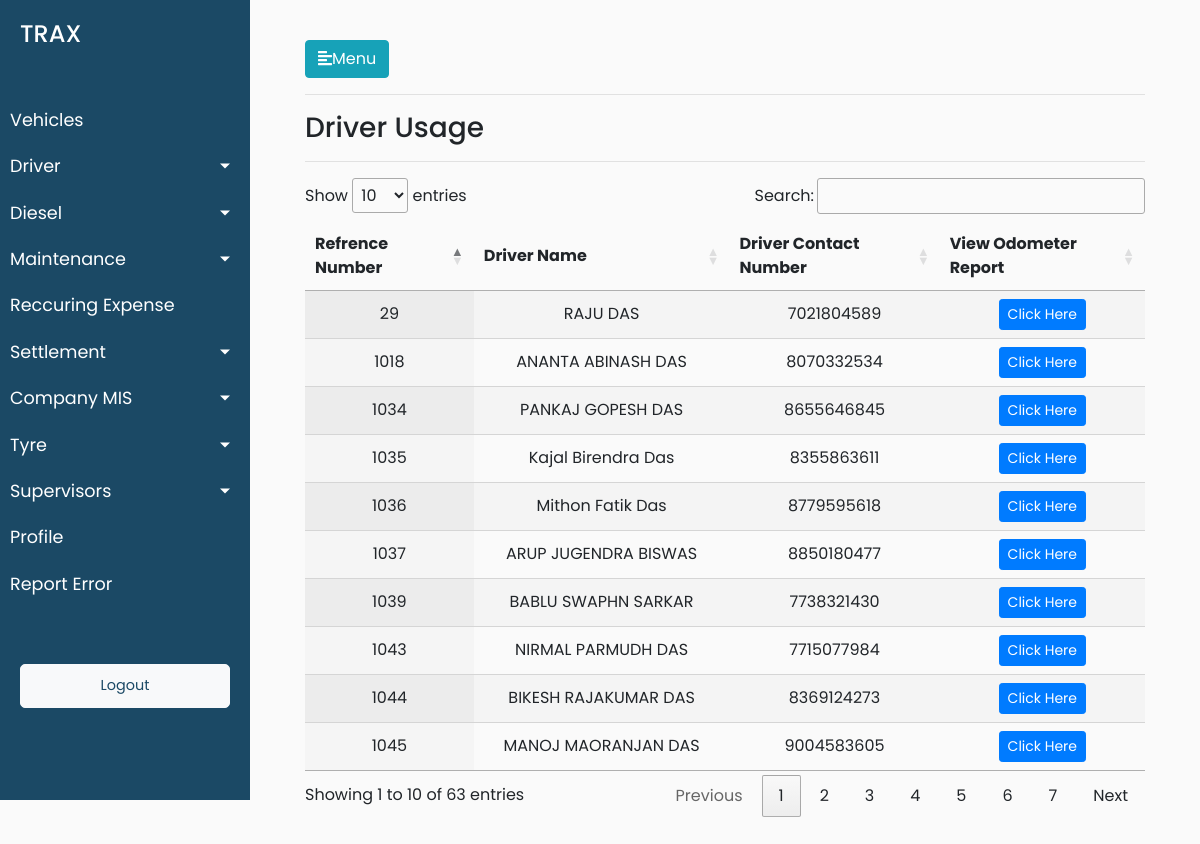
/driver/drivers_usage, run on the app's committed database.
### trax_vehicle_manager_data/models.py (models this page shows, shortened)
class Drivers(models.Model):
        driver_reference_no = models.IntegerField()
        driver_driver_name = models.CharField(max_length=264,default="")
        driver_vehicle_short_number = models.CharField(max_length=12,blank=True)
        driver_vehicle_number = models.CharField(max_length=12,blank=True)
        driver_vehicle_type = models.CharField(max_length=264,blank=True)
        vehicle_type_of_module = models.CharField(max_length=264,blank=True)
        driver_joining_date = models.DateTimeField(default=timezone.now)
        driver_license_number = models.CharField(max_length=264,blank=True)
        driver_aadhar_number = models.CharField(max_length=264,blank=True,default="")
        driver_contact_number = models.CharField(max_length=264,blank=True,default="")
        driver_pan_number = models.CharField(max_length=264,blank=True,default="")
        driver_address_proof = models.CharField(max_length=264,blank=True,default="")
        driver_photoid_proof = models.CharField(max_length=264,blank=True,default="")
        driver_driver_bank_name = models.CharField(max_length=264,default="")
        driver_bank_name = models.CharField(max_length=264,blank=True,default="")
        driver_bank_account_number = models.CharField(max_length=264,blank=True)
        driver_ban_ifsc_code = models.CharField(max_length=264,blank=True,default="")
        driver_bank_branch = models.CharField(max_length=264,blank=True,default="")
        driver_alternate_contact_number=models.CharField(max_length=264,blank=True,default="")
        driver_license_residence_address=models.CharField(max_length=264,blank=True,default="")
        driver_aadhar_card_residence_address=models.CharField(max_length=264,blank=True,default="")
        driver_years_of_experience = models.CharField(max_length=264,blank=True,default="")
        driver_last_employer_name = models.CharField(max_length=264,blank=True,default="")
        driver_years_with_kruze_or_aaron = models.CharField(max_length=264,blank=True,default="")

### trax_vehicle_manager_data/views.py (the view)
# urls.py: path('driver/drivers_usage',views.drivers_usage,name='drivers_usage'),
def drivers_usage(request):
    driver_objects = Drivers.objects.all()
    data = {'driver_objects':driver_objects}
    return render(request,'trax_vehicle_manager_data/driver_usage.html',data)

### trax_vehicle_manager_data/templates/trax_vehicle_manager_data/driver_usage.html (shortened to what this page needs)
{% extends 'trax_vehicle_manager_data/base.html' %}
{% load static %}
{% block stylesheets %}
<link rel="stylesheet" href="//cdn.datatables.net/1.10.19/css/jquery.dataTables.min.css">
{% endblock stylesheets %}
{% block content %}
<hr>
<h3>Driver Usage</h3>
<hr>
<div>
    <table id="test_table" class="display" style="width:100%;text-align: center">
        <thead>
            <tr>
                <th>Refrence Number</th>
                <th>Driver Name</th>
                <th>Driver Contact Number</th>
                <th>View Odometer Report</th>
            </tr>
        </thead>
        <tbody>
            {% for driver in driver_objects %}
            <tr>
                <td>{{driver.driver_reference_no}}</td>
                <td>{{driver.driver_driver_name}}</td>
                <td>{{driver.driver_contact_number}}</td>
                <td><button type="button" class="btn btn-sm btn-primary">
                                <a href="{% url 'trax_vehicle_manager_data:drivers_details' pk=driver.pk %}">
                                    Click Here
                                </a>
                            </button></td>
            </tr>
            {% endfor %}
        </tbody>
    </table>
</div>
</div>
{% endblock %}

### trax_vehicle_manager_data/static/trax_vehicle_manager_data/style.css (style rules this page uses)
body { font-family: 'Poppins', sans-serif; background: #fafafa; }
a, a:hover, a:focus { color: inherit; text-decoration: none; transition: all 0.3s; }
#test_table { text-align: center; }

### data on the page
Drivers: driver_reference_no "1045", driver_driver_name "MANOJ MAORANJAN DAS", driver_contact_number "9004583605"
Drivers: driver_reference_no "1037", driver_driver_name "ARUP JUGENDRA BISWAS", driver_contact_number "8850180477"
Drivers: driver_reference_no "1034", driver_driver_name "PANKAJ GOPESH DAS", driver_contact_number "8655646845"
Drivers: driver_reference_no "1043", driver_driver_name "NIRMAL PARMUDH DAS", driver_contact_number "7715077984"
Drivers: driver_reference_no "29", driver_driver_name "RAJU DAS", driver_contact_number "7021804589"
Drivers: driver_reference_no "1039", driver_driver_name "BABLU SWAPHN SARKAR", driver_contact_number "7738321430"
Drivers: driver_reference_no "1044", driver_driver_name "BIKESH RAJAKUMAR DAS", driver_contact_number "8369124273"
Drivers: driver_reference_no "1036", driver_driver_name "Mithon Fatik Das", driver_contact_number "8779595618"
Drivers: driver_reference_no "1035", driver_driver_name "Kajal Birendra Das", driver_contact_number "8355863611"
Drivers: driver_reference_no "1018", driver_driver_name "ANANTA ABINASH DAS", driver_contact_number "8070332534"
